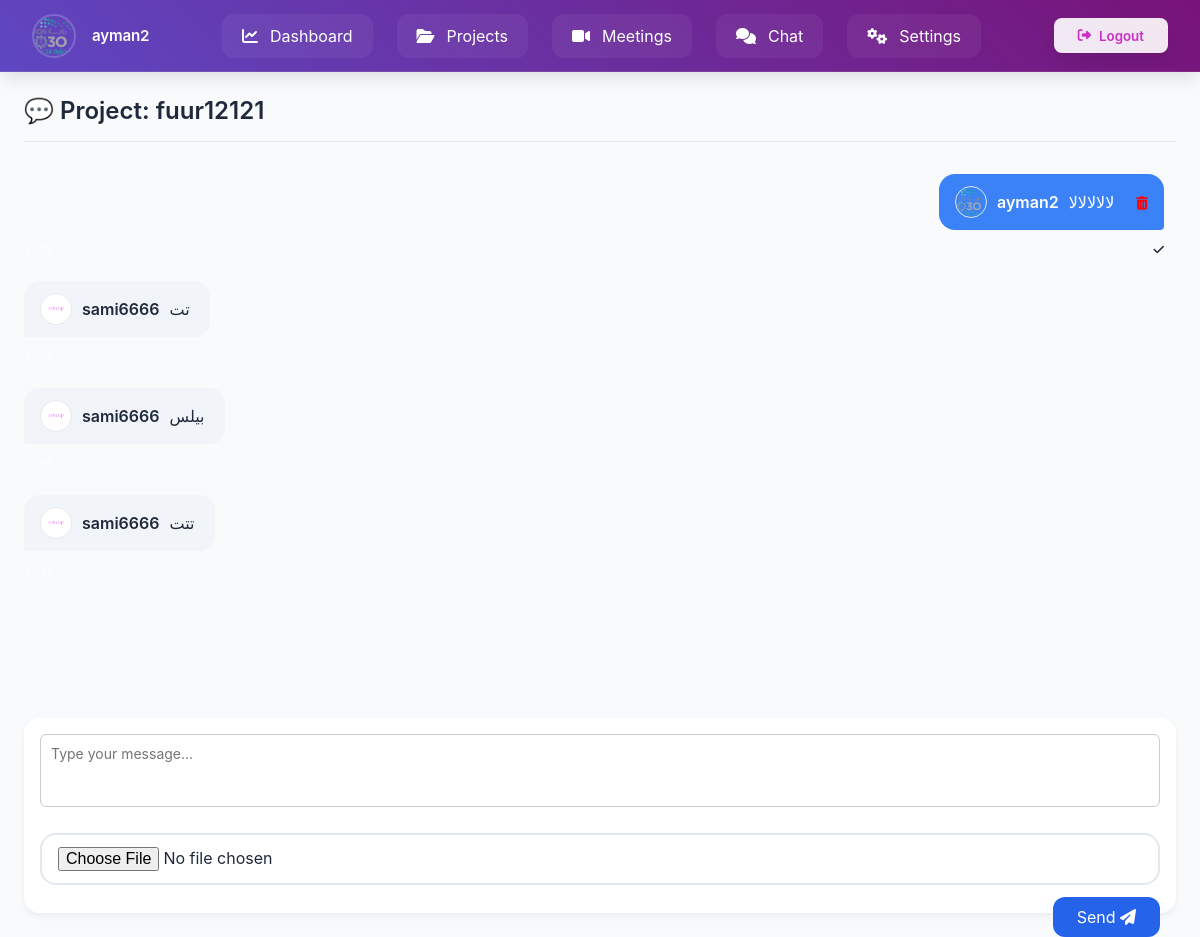
/chat/7/ (signed in), run on the app's committed database.
### users/models.py (models this page shows, shortened)
class CustomUser(AbstractUser):
    phone_regex = RegexValidator(
        regex=r'^05\d{8}$',
        message="رقم الجوال يجب أن يبدأ بـ 05 ويحتوي على 10 أرقام فقط."
    )
    phone_number = models.CharField(
        max_length=10,
        unique=True,
        validators=[phone_regex],
        help_text="رقم الجوال يجب أن يبدأ بـ 05 ويكون مكونًا من 10 أرقام."
    )
    ROLE_CHOICES = [
        ('member', 'Member'),  # العضو العادي
        ('expert', 'Expert')   # الخبير
    ]
    role = models.CharField(
    max_length=10,
    choices=ROLE_CHOICES,
    default='member'
    )
    profile_image = models.ImageField(
    upload_to='profile_pics/',
    default='profile_pics/p.png',  # تعيين صورة افتراضية عند إنشاء الحساب
    blank=True,
    null=True
    )
    groups = models.ManyToManyField(
        'auth.Group',
        related_name='custom_user_groups',
        blank=True
    )
    user_permissions = models.ManyToManyField(
        'auth.Permission',
        related_name='custom_user_permissions',
        blank=True
    )

### chat/models.py (models this page shows, shortened)
class ChatRoom(models.Model):
    ROOM_TYPES = [
        ('project', 'Project Chat'),
        ('private', 'Private Chat'),
        ('public', 'Public Chat'),
        ('expert', 'Expert Chat'),
    ]
    room_type = models.CharField(max_length=20, choices=ROOM_TYPES)
    name = models.CharField(max_length=255, blank=True, null=True)  # اسم وصفي اختياري
    project = models.ForeignKey(Project, on_delete=models.CASCADE, null=True, blank=True)
    participants = models.ManyToManyField(CustomUser, related_name='chat_rooms')
    created_at = models.DateTimeField(auto_now_add=True)

class Message(models.Model):
    room = models.ForeignKey(ChatRoom, on_delete=models.CASCADE, related_name='messages')
    sender = models.ForeignKey(CustomUser, on_delete=models.CASCADE, related_name='sent_messages')
    content = models.TextField(blank=True)
    attachment = models.FileField(upload_to='chat_attachments/', blank=True, null=True)
    timestamp = models.DateTimeField(auto_now_add=True)
    is_deleted = models.BooleanField(default=False)  #
    is_read = models.BooleanField(default=False)     #  (لتمييز الرسائل المقروءة من غيرها)

### chat/views.py (the view, shortened to what this page needs)
# urls.py: path('<int:room_id>/', chat_detail, name='chat_detail'),
@login_required
def chat_detail(request, room_id):
    chat = get_object_or_404(ChatRoom, id=room_id)
    if request.user not in chat.participants.all():
        return render(request, 'unauthorized.html', status=403)
    chat.messages.filter(is_read=False).exclude(sender=request.user).update(is_read=True)
    form = MessageForm()
    messages = chat.messages.all().order_by('timestamp')
    return render(request, 'chat_detail.html', {
        'chat': chat,
        'messages': messages,
        'form': form,
    })

### chat/forms.py (shortened to what this page needs)
class MessageForm(forms.ModelForm):
    content = forms.CharField(
        label='',
        required=False,
        max_length=2000,
        widget=forms.Textarea(attrs={
            'rows': 3,
            'placeholder': 'Type your message...',
            'class': 'form-control',
            'style': (
                'width: 100%; '
                'padding: 10px; '
                'border-radius: 6px; '
                'border: 1px solid #ccc; '
                'resize: none; '
                'font-size: 14px;'
            )
        })
    )
    attachment = forms.FileField(
        label='',
        required=False,
        widget=forms.ClearableFileInput(attrs={
            'class': 'form-control',
            'style': 'margin-top: 10px;'
        })
    )
    class Meta:
        model = Message
        fields = ['content', 'attachment']

### templates/chat_detail.html (shortened to what this page needs)
<!DOCTYPE html>
<html lang="en">
<head>
    <link rel="stylesheet" href="https://cdnjs.cloudflare.com/ajax/libs/font-awesome/6.4.0/css/all.min.css">
</head>
<body>
    {% include 'navbar.html' %}
    <div class="chat-container">
        <div class="chat-header">
            <h1 class="chat-title">💬 {{ chat.name|default:"Premium Chat" }}</h1>
        </div>
        <div class="messages-wrapper">
            {% for message in messages %}
            <div class="message-group {% if message.sender == request.user %}user-message-group{% endif %}">
                <div class="message-bubble {% if message.sender == request.user %}user-message{% else %}other-message{% endif %}">
                    <img src="{{ message.sender.profile_image.url }}" alt="avatar" class="sender-avatar">
                    <span class="sender-name">{{ message.sender.get_full_name|default:message.sender.username }}</span>
                    {% if message.is_deleted %}
                        <span style="margin-left: 10px; font-style: italic; color: var(--text-secondary);">
                            This message was deleted by {{ message.sender.username }}
                        </span>
                    {% else %}
                        {% if message.content %}
                            <span class="message-content">{{ message.content }}</span>
                        {% endif %}
                        {% if message.sender == request.user %}
                        <form method="post" action="{% url 'delete_message' message.id %}" style="margin-left: 8px;">
                            <button type="submit" title="Delete" style="background: none; border: none; color: red; cursor: pointer;">
                                <i class="fas fa-trash-alt"></i>
                            </button>
                        </form>
                        {% endif %}
                    {% endif %}
                </div>
                <div class="message-info">
                    <span class="message-time">{{ message.timestamp|date:"H:i" }}</span>
                    {% if message.sender == request.user %}
                    <div class="message-status"><i class="fas fa-check"></i></div>
                    {% endif %}
                </div>
            </div>
            {% empty %}
            <div class="empty-state">
                <p>No messages yet. Start the conversation!</p>
            </div>
            {% endfor %}
        </div>
        <form method="post" action="{% url 'chat_detail' chat.id %}" class="input-area" enctype="multipart/form-data">
            {{ form.content }}
            {{ form.attachment }}
            <button type="submit" class="send-button">
                Send <i class="fas fa-paper-plane"></i>
            </button>
        </form>
    </div>
</body>
</html>

### templates/navbar.html (shortened to what this page needs)
<!DOCTYPE html>
<html lang="en">
<head>
    <link rel="stylesheet" href="https://cdnjs.cloudflare.com/ajax/libs/font-awesome/6.4.2/css/all.min.css">
</head>
<body>
    <nav class="navbar">
        <div class="profile">
            <img src="{{ user.profile_image.url }}"
                 class="profile__image"
                 onerror="this.onerror=null; this.src='/media/profile_pics/p.png';"
                 alt="User profile">
            <span class="profile__name">{{ user.username }}</span>
        </div>
        <div class="nav-links">
            <a href="{% url 'dashboard' %}" class="nav-link">
                <i class="fas fa-chart-line"></i>
                <span>Dashboard</span>
            </a>
            <a href="{% url 'projects_list' %}" class="nav-link">
                <i class="fas fa-folder-open"></i>
                <span>Projects</span>
            </a>
            <a href="{% url 'meeting_list' %}" class="nav-link">
                <i class="fas fa-video"></i>
                <span>Meetings</span>
            </a>
            <a href="{% url 'chat_list' %}" class="nav-link">
                <i class="fas fa-comments"></i>
                <span>Chat</span>
            </a>
            <a href="{% url 'settings' %}" class="nav-link">
                <i class="fas fa-cogs"></i>
                <span>Settings</span>
            </a>
        </div>
        <form id="logout-form" action="{% url 'logout' %}" method="post">
            <button type="submit" class="logout">
                <i class="fas fa-sign-out-alt"></i>
                <span class="logout__text">Logout</span>
            </button>
        </form>
    </nav>
</body>
</html>

### templates/chat_detail.html (style rules this page uses)
:root { --primary: #2563eb; --primary-hover: #1d4ed8; --user-message: #3b82f6; --other-message: #f1f5f9; --text-primary: #1e293b; --text-secondary: #64748b; --border: #e2e8f0; }
* { margin: 0; padding: 0; box-sizing: border-box; font-family: 'Segoe UI', system-ui, sans-serif; }
body { background: #ffffff; min-height: 100vh; padding-top: 72px; }
.chat-container { max-width: 1200px; margin: 0 auto; padding: 24px; }
.chat-header { display: flex; align-items: center; gap: 16px; margin-bottom: 32px; padding-bottom: 16px; border-bottom: 1px solid var(--border); }
.chat-title { font-size: 24px; font-weight: 600; color: var(--text-primary); }
.messages-wrapper { height: 65vh; overflow-y: auto; padding-right: 12px; margin-bottom: 24px; }
.message-group { display: flex; flex-direction: column; gap: 4px; margin-bottom: 24px; }
.message-bubble { max-width: 75%; padding: 12px 16px; border-radius: 16px; position: relative; line-height: 1.5; display: inline-flex; align-items: center; gap: 10px; }
.user-message { background: var(--user-message); color: white; align-self: flex-end; border-bottom-right-radius: 4px; }
.other-message { background: var(--other-message); color: var(--text-primary); align-self: flex-start; border-bottom-left-radius: 4px; }
.sender-avatar { width: 32px; height: 32px; border-radius: 50%; object-fit: cover; border: 1px solid var(--border); }
.sender-name { font-weight: 600; color: inherit; }
.message-content { margin-right: 4px; }
.message-info { display: flex; align-items: center; gap: 8px; margin-top: 8px; font-size: 0.75rem; }
.message-time { color: rgba(255, 255, 255, 0.8); }
.message-status { display: flex; gap: 4px; margin-left: auto; }
.input-area { position: relative; background: white; border-radius: 16px; box-shadow: 0 4px 6px rgba(0, 0, 0, 0.05); padding: 16px; }
.form-control { width: 100%; min-height: 48px; padding: 12px 16px; border: 2px solid var(--border); border-radius: 16px; resize: none; font-size: 16px; transition: border-color 0.2s; margin-bottom: 12px; }
.send-button { background: var(--primary); color: white; padding: 10px 24px; border: none; border-radius: 12px; cursor: pointer; font-size: 16px; float: right; }

### templates/navbar.html (style rules this page uses)
:root { --primary-500: #9625af; --primary-600: #ca2fc7; --surface-100: #f8fafc; --surface-900: #0f172a; --text-primary: #1e293b; --text-inverse: #ffffff; --transition-default: 300ms cubic-bezier(0.4, 0, 0.2, 1); --shadow-lg: 0 10px 15px -3px rgba(0, 0, 0, 0.1); }
* { margin: 0; padding: 0; box-sizing: border-box; font-family: 'Inter', system-ui, sans-serif; }
body { background-color: var(--surface-100); color: var(--text-primary); }
.navbar { position: fixed; top: 0; left: 0; width: 100%; height: 72px; display: flex; align-items: center; justify-content: space-between; padding: 0 2rem; background: linear-gradient(45deg, #5e47c2, #781378); backdrop-filter: blur(12px); box-shadow: var(--shadow-lg); z-index: 1000; border-bottom: 1px solid rgba(255, 255, 255, 0.1); }
.profile { display: flex; align-items: center; gap: 1rem; color: var(--text-inverse); position: relative; }
.profile__image { width: 44px; height: 44px; border-radius: 50%; object-fit: cover; border: 2px solid rgba(255, 255, 255, 0.2); transition: transform var(--transition-default); }
.profile__name { font-weight: 600; font-size: 0.95rem; letter-spacing: -0.2px; }
.nav-links { display: flex; gap: 1.5rem; align-items: center; transition: transform var(--transition-default); }
.nav-link { color: var(--text-inverse); text-decoration: none; padding: 0.75rem 1.25rem; border-radius: 0.75rem; display: flex; align-items: center; gap: 0.75rem; position: relative; background: rgba(255, 255, 255, 0.05); transition: all var(--transition-default); }
.nav-link::after { content: ''; position: absolute; bottom: 0; left: 50%; width: 0; height: 2px; background: var(--text-inverse); transition: all var(--transition-default); }
.logout { background: rgba(255, 255, 255, 0.9); color: var(--primary-600); border: none; padding: 0.6rem 1.5rem; border-radius: 0.5rem; display: flex; align-items: center; gap: 0.5rem; cursor: pointer; transition: all var(--transition-default); font-weight: 600; box-shadow: var(--shadow-lg); }

### data on the page
CustomUser: profile_image (picture), username "ayman2"
ChatRoom: name "Project: fuur12121"
Message: sender.profile_image (picture), sender.get_full_name "ayman2", content "لالالالالا"
Message: sender.profile_image (picture), sender.get_full_name "sami6666", content "تت"
Message: sender.profile_image (picture), sender.get_full_name "sami6666", content "بيلس"
Message: sender.profile_image (picture), sender.get_full_name "sami6666", content "تتت"
